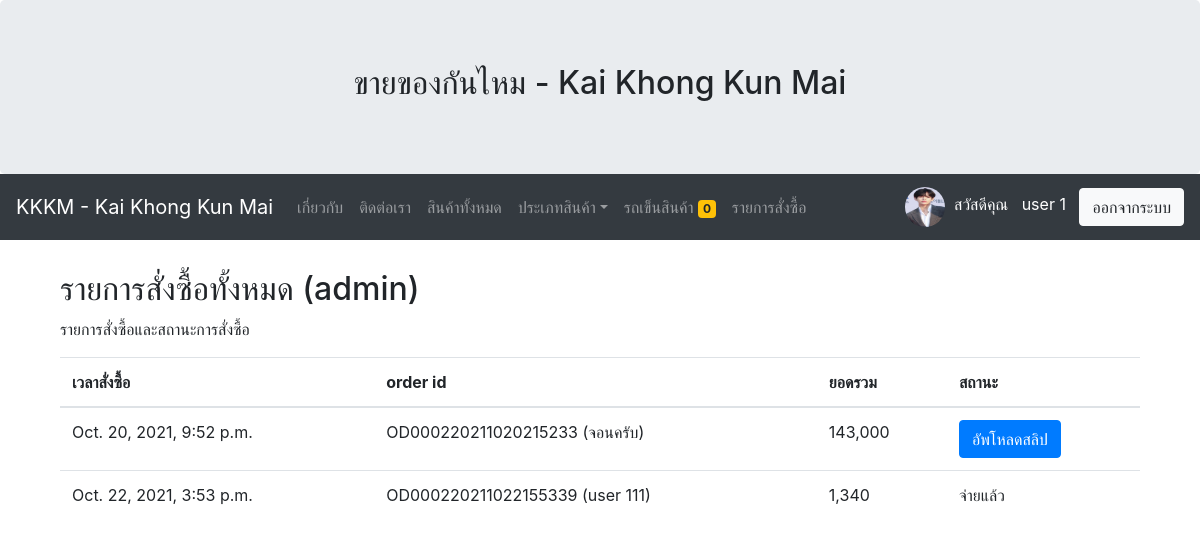
/allorderlist/ (signed in), run on an earlier commit of the app's database.
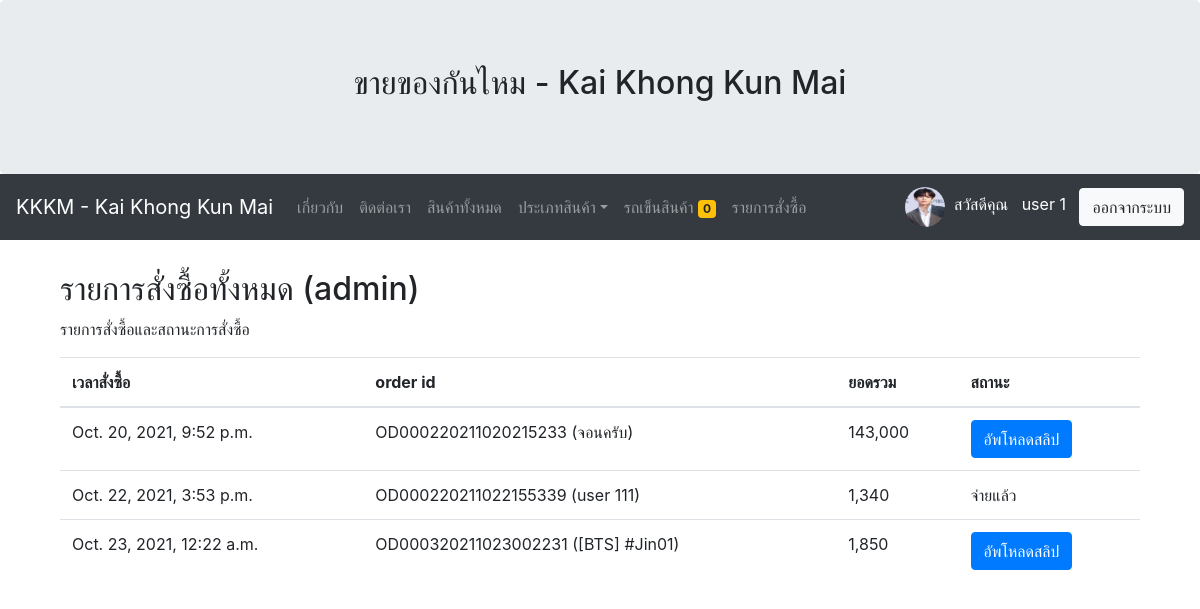
And on a later commit of the database.
### myapp/models.py (models this page shows, shortened)
class Profile(models.Model):
	user = models.OneToOneField(User,on_delete=models.CASCADE)
	photo = models.ImageField(upload_to="gallery_photo_profile",null=True,blank=True,default='dafaultprofile.png')
	usertype = models.CharField(max_length=100,default='member')
	cartquan = models.IntegerField(default=0) #เก็บจำนวนสินค้าในตะกร้า

class OrderPending(models.Model):
	orderid = models.CharField(max_length=100)
	user = models.ForeignKey(User,on_delete=models.CASCADE) #บังคับให้ login
	address = models.TextField()
	shipping = models.CharField(max_length=100)
	name = models.CharField(max_length=100)
	tel = models.CharField(max_length=100)
	address = models.TextField()
	shipping = models.CharField(max_length=100)
	payment = models.CharField(max_length=100)
	other = models.TextField(max_length=200,null=True,blank=True) #ต้องเพิ่ม blank=True ด้วย
	stamp = models.DateTimeField(auto_now_add=True,blank=True,null=True)
	paid = models.BooleanField(default=False)
	slip = models.ImageField(upload_to="gallery_slip",null=True,blank=True)
	sliptime = models.CharField(max_length=200,null=True,blank=True)
	paymentid = models.CharField(max_length=200,null=True,blank=True)

### myapp/views.py (the view)
# urls.py: path('allorderlist/',AllOrderListPage,name='allorderlist-page'),
def AllOrderListPage(request):
	context = {}
	order = OrderPending.objects.all()
	for od in order:
		orderid = od.orderid
		orderlist = OrderList.objects.filter(orderid=orderid)
		total = sum([ c.total for c in orderlist])
		od.total = total
	context['allorder'] = order
	return render(request, 'myapp/allorderlist.html',context)

### myapp/template/myapp/allorderlist.html
{% extends 'myapp/base.html' %}
{% load humanize %}
{% block article %}
<div class="container">
	  <h2>รายการสั่งซื้อทั้งหมด (admin)</h2>
	  <p>รายการสั่งซื้อและสถานะการสั่งซื้อ</p>
	  <table class="table">
	    <thead>
		<tr>
		  <th>เวลาสั่งซื้อ</th>
		  <th>order id</th>
		  <th>ยอดรวม</th>
		  <th>สถานะ</th>
		</tr>
	    </thead>
	    <tbody>
	    {% for od in allorder %}
		<tr>
		  <td>{{od.stamp}}</td>
		  <td>{{od.orderid}} ({{od.name}})</td>
		  <td>{{od.total|intcomma}}</td>
		  <td>
		  {% if od.paid %}
		  	จ่ายแล้ว
		  {% else %}
		  	<a href="#" class="btn btn-primary">อัพโหลดสลิป</a>
		  {% endif %}
		</td>
		</tr>
	    {% endfor %}
	    </tbody>
	  </table>
</div>
{% endblock article %}

### myapp/template/myapp/base.html (shortened to what this page needs)
<!DOCTYPE html>
<html lang="en">
<head>
  <link rel="stylesheet" href="https://maxcdn.bootstrapcdn.com/bootstrap/4.5.2/css/bootstrap.min.css">
</head>
<body>
<div class="jumbotron text-center" style="margin-bottom: 0;">
  <h2>ขายของกันไหม - Kai Khong Kun Mai</h2>
</div>
<nav class="navbar navbar-expand-sm bg-dark navbar-dark">
  <a class="navbar-brand" href="{% url 'home-page' %}">KKKM - Kai Khong Kun Mai</a>
  <div class="collapse navbar-collapse" id="collapsibleNavbar">
                <ul class="navbar-nav mr-auto">
                  <li class="nav-item">
                    <a class="nav-link" href="{% url 'about-page' %}">เกี่ยวกับ</a>
                  </li>
                  <li class="nav-item">
                    <a class="nav-link" href="{% url 'contact-page' %}">ติดต่อเรา </a>
                  </li>
                  <li class="nav-item">
                    <a class="nav-link" href="{% url 'allproduct-page' %}">สินค้าทั้งหมด</a>
                  </li>
                   <li class="nav-item dropdown">
                    <a class="nav-link dropdown-toggle" href="#" id="dropdown01" data-toggle="dropdown" aria-haspopup="true" aria-expanded="false">
                      ประเภทสินค้า</a>
                  </li>
                  {% if user.is_authenticated and user.profile.usertype == 'member' %}
                  <li class="nav-item">
                    <a class="nav-link" href="{% url 'mycart-page' %}">รถเข็นสินค้า&nbsp<span class="badge badge-warning">{{user.profile.cartquan}}</span></a>
                  </li>
                  <li class="nav-item">
                    <a class="nav-link" href="{% url 'orderlist-page' %}">รายการสั่งซื้อ&nbsp</a>
                  </li>
                  {% endif %}
                </ul>
                          {% if user.is_authenticated %}
                            <img src="{{user.profile.photo.url}}" width="40" height="40" class="rounded-circle">&nbsp&nbsp
                            <p style="color: white; margin-top: 10px">สวัสดีคุณ&nbsp&nbsp {{ user.first_name }}
                            {{ user.last_name }} &nbsp&nbsp </p>
                            <a class="btn btn-light" href="{% url 'logout' %}">ออกจากระบบ</a>
                          {% else %}
                            <a class="btn btn-primary" href="{% url 'register-page' %}">สมัครสมาชิก</a>&nbsp&nbsp&nbsp
                            <a class="btn btn-primary" href="{% url 'login' %}">เข้าสู่ระบบ</a>
                          {% endif %}
  </div>
</nav>
<div class="container" style="margin-top: 30px;">
  {% block article %}
  {% endblock article %}
</div>
</body>
</html>

What changed in the data, as far as the page shows it:
added OrderPending: stamp "Oct. 23, 2021, 12:22 a.m.", orderid "OD000320211023002231", name "[BTS] #Jin01", total "1,850", paid "อัพโหลดสลิป"
